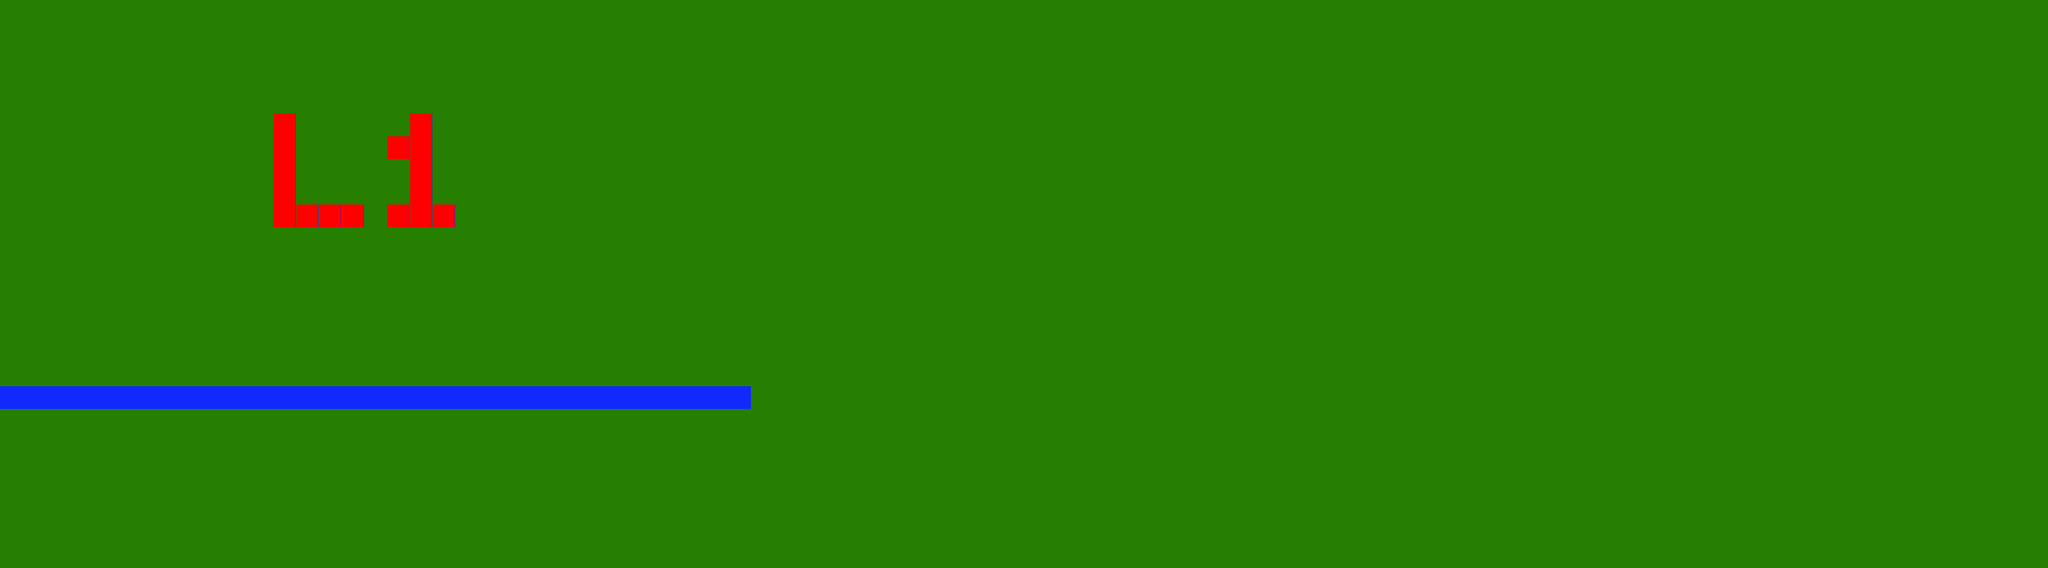

This game map was drawn from its Tiled (.tmx) file and the tilesets committed beside it. A one-line description and the trimmed map source follow:
An orthogonal 90x25 tile map with 32x32 px tiles, 1 tile layer (Tile Layer 1).

<map version="1.0" orientation="orthogonal" renderorder="right-down" width="90" height="25" tilewidth="32" tileheight="32" nextobjectid="1">
 <tileset firstgid="1" name="tile_set" tilewidth="32" tileheight="32" tilecount="3">
  <image source="Tiles/tile_set.png" width="96" height="32" />
 </tileset>
 <layer name="Tile Layer 1" width="90" height="25">
  <data>[2250 cells, 2250 non-empty, 3 distinct tile ids]</data>
 </layer>
</map>
